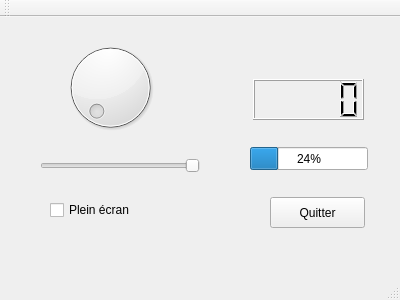
<?xml version="1.0" encoding="UTF-8"?>
<ui version="4.0">
 <class>MainWindow</class>
 <widget class="QMainWindow" name="MainWindow">
  <property name="geometry">
   <rect>
    <x>0</x>
    <y>0</y>
    <width>400</width>
    <height>300</height>
   </rect>
  </property>
  <property name="windowTitle">
   <string>MainWindow</string>
  </property>
  <widget class="QWidget" name="centralWidget">
   <widget class="QLCDNumber" name="lcdNumber">
    <property name="geometry">
     <rect>
      <x>253</x>
      <y>62</y>
      <width>111</width>
      <height>41</height>
     </rect>
    </property>
   </widget>
   <widget class="QProgressBar" name="progressBar">
    <property name="geometry">
     <rect>
      <x>250</x>
      <y>130</y>
      <width>118</width>
      <height>23</height>
     </rect>
    </property>
    <property name="value">
     <number>24</number>
    </property>
   </widget>
   <widget class="QDial" name="dial">
    <property name="geometry">
     <rect>
      <x>60</x>
      <y>20</y>
      <width>101</width>
      <height>101</height>
     </rect>
    </property>
    <property name="maximum">
     <number>100</number>
    </property>
   </widget>
   <widget class="QPushButton" name="BoutonQuitter">
    <property name="geometry">
     <rect>
      <x>270</x>
      <y>180</y>
      <width>95</width>
      <height>31</height>
     </rect>
    </property>
    <property name="text">
     <string>Quitter</string>
    </property>
   </widget>
   <widget class="QCheckBox" name="PleinEcran">
    <property name="geometry">
     <rect>
      <x>50</x>
      <y>180</y>
      <width>101</width>
      <height>26</height>
     </rect>
    </property>
    <property name="text">
     <string>Plein écran</string>
    </property>
   </widget>
   <widget class="QSlider" name="horizontalSlider">
    <property name="geometry">
     <rect>
      <x>40</x>
      <y>140</y>
      <width>160</width>
      <height>18</height>
     </rect>
    </property>
    <property name="orientation">
     <enum>Qt::Horizontal</enum>
    </property>
    <property name="invertedAppearance">
     <bool>true</bool>
    </property>
   </widget>
  </widget>
  <widget class="QMenuBar" name="menuBar">
   <property name="geometry">
    <rect>
     <x>0</x>
     <y>0</y>
     <width>400</width>
     <height>27</height>
    </rect>
   </property>
  </widget>
  <widget class="QToolBar" name="mainToolBar">
   <attribute name="toolBarArea">
    <enum>TopToolBarArea</enum>
   </attribute>
   <attribute name="toolBarBreak">
    <bool>false</bool>
   </attribute>
  </widget>
  <widget class="QStatusBar" name="statusBar"/>
 </widget>
 <layoutdefault spacing="6" margin="11"/>
 <resources/>
 <connections>
  <connection>
   <sender>dial</sender>
   <signal>sliderMoved(int)</signal>
   <receiver>horizontalSlider</receiver>
   <slot>setValue(int)</slot>
   <hints>
    <hint type="sourcelabel">
     <x>99</x>
     <y>128</y>
    </hint>
    <hint type="destinationlabel">
     <x>103</x>
     <y>185</y>
    </hint>
   </hints>
  </connection>
  <connection>
   <sender>dial</sender>
   <signal>sliderMoved(int)</signal>
   <receiver>progressBar</receiver>
   <slot>setValue(int)</slot>
   <hints>
    <hint type="sourcelabel">
     <x>140</x>
     <y>103</y>
    </hint>
    <hint type="destinationlabel">
     <x>269</x>
     <y>171</y>
    </hint>
   </hints>
  </connection>
  <connection>
   <sender>dial</sender>
   <signal>valueChanged(int)</signal>
   <receiver>lcdNumber</receiver>
   <slot>display(int)</slot>
   <hints>
    <hint type="sourcelabel">
     <x>143</x>
     <y>71</y>
    </hint>
    <hint type="destinationlabel">
     <x>332</x>
     <y>111</y>
    </hint>
   </hints>
  </connection>
 </connections>
</ui>
